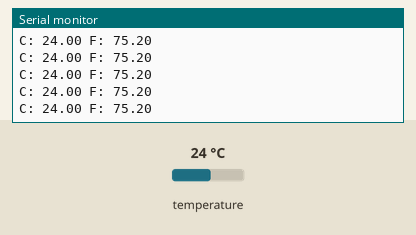
Recording of a sketch running on a simulated Arduino Uno, built with avr-gcc and run on an emulated ATmega328P. Shown: the last lines printed to the serial monitor. The test bench sets the inputs (shaded band); at power-on: temperature 24 °C.

Above: at 1.2 s.
1.3 s: temperature set to 6 °C
At 1.47 s:
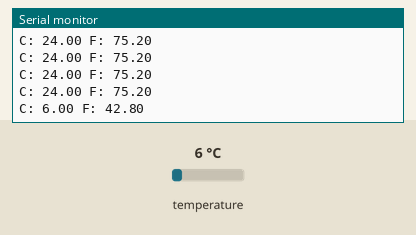
4.3 s: temperature set to 12 °C
At 4.3 s:
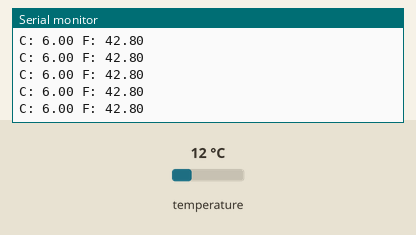
Timing chart, 0 to 7.3 s (numbered marks = the images above; inputs shaded):
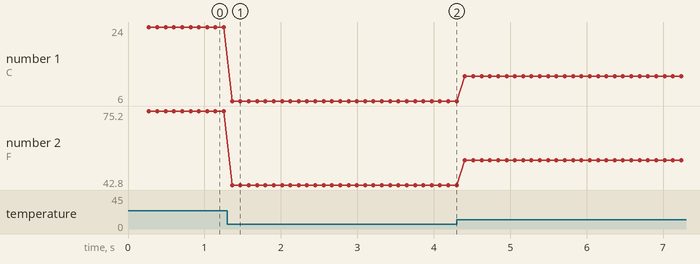

The sketch:

TempPrint.ino
```cpp
#include <OneWire.h>
#include <DallasTemperature.h>

byte addr[8];

OneWire  oneWire(7);  // Connect your 1-wire device to pin 3
DallasTemperature sensor(&oneWire);

void setup(void) {
  Serial.begin(9600);
  discoverOneWireDevices();
  sensor.setResolution(addr, 9);
}

void discoverOneWireDevices(void) {
  byte i;
  byte present = 0;
  byte data[12];

  Serial.print("Looking for sensor address...\n\r");
  while(oneWire.search(addr)) {
    Serial.print("\n\rFound device with address:\n\r");
    for( i = 0; i < 8; i++) {
      Serial.print("0x");
      if (addr[i] < 16) {
        Serial.print('0');
      }
      Serial.print(addr[i], HEX);
      if (i < 7) {
        Serial.print(", ");
      }
    }
    if ( OneWire::crc8( addr, 7) != addr[7]) {
        Serial.print("CRC is not valid!\n");
        return;
    }
  }
  oneWire.reset_search();
  return;
}

void printTemperature(DeviceAddress deviceAddress)
{
  float tempC = sensor.getTempC(deviceAddress);
  if (tempC == -127.00) {
    Serial.print("Error getting temperature");
  } else {
    Serial.print("C: ");
    Serial.print(tempC);
    Serial.print(" F: ");
    Serial.print(DallasTemperature::toFahrenheit(tempC));
  }
}

void loop(void) {
  //delay(2000);
  //Serial.print("Getting temperature...\n\r");
  sensor.requestTemperaturesByAddress(addr);

  //Serial.print("Temperature is: ");
  printTemperature(addr);
  Serial.print("\n\r");
}
```

Measured:
- after the input at 1.3 s, the serial monitor: prints a new line after 0.06 s (image 1)
- plotted number 1: 24 → 6 after the input at 1.3 s, 6 → 12 after the input at 4.3 s
- plotted number 2: 75.2 → 42.8 after the input at 1.3 s, 42.8 → 53.6 after the input at 4.3 s
